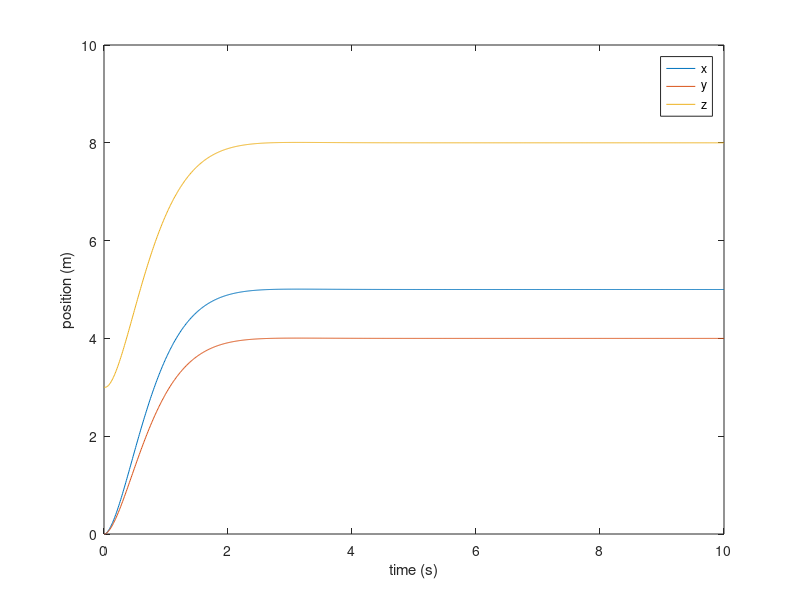
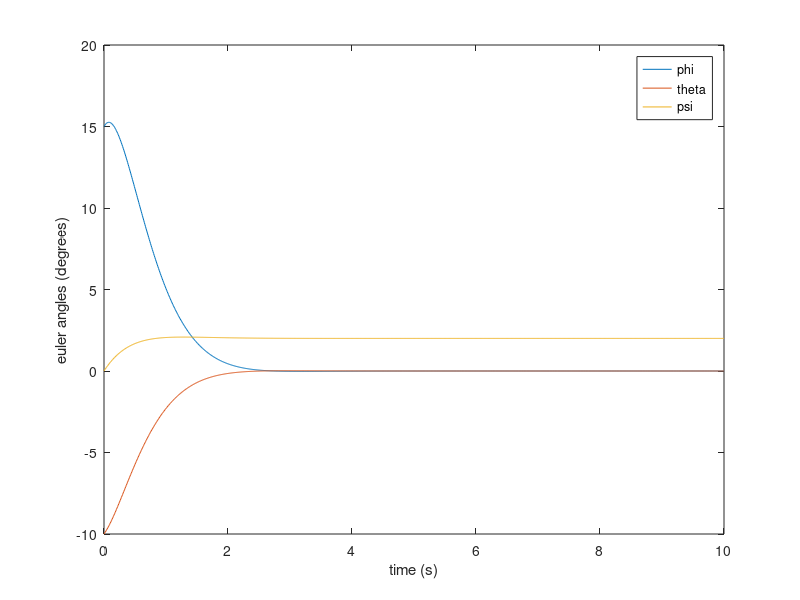
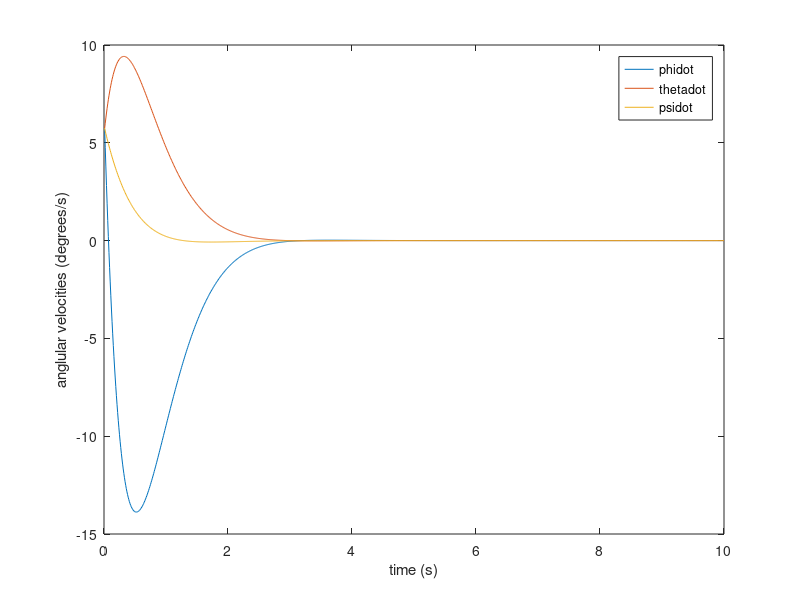
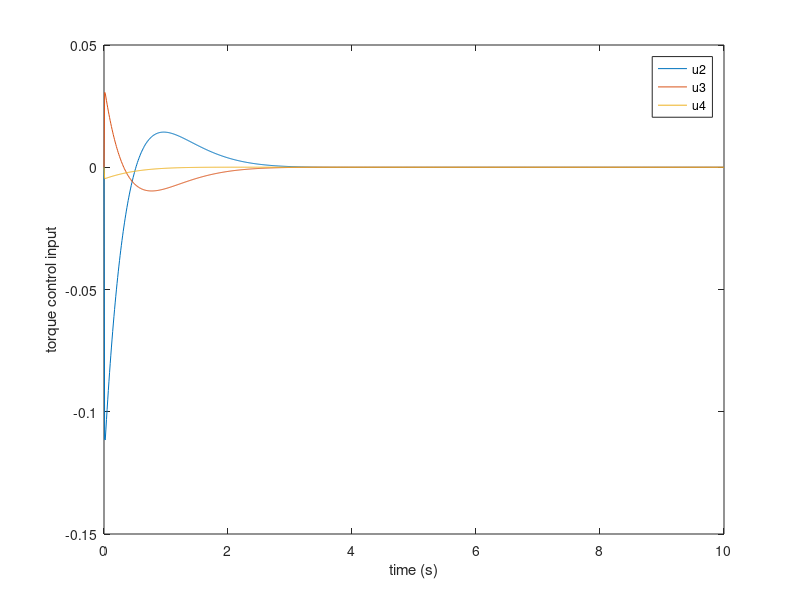

MATLAB code to generate these figures, in order:
close all
clear all 
clc

global M g Ixx Iyy Izz l b d
M = 0.65;
g = 9.81;
l = 0.23;
b = 3.13*10^-5;
d = 7.5*10^-7;
Ixx = 0.015;
Iyy = 0.015;
Izz = 0.02;

I = [Ixx 0 0; 0 Iyy 0; 0 0 Izz];

%% initial and desired parameters
euler = [15*pi/180 -10*pi/180, 0]';
eulerdot = [0.1 0.1 0.1]';
pos = [0 0 3]';
posdot = [0 0 0]';

psid = 2*pi/180;
xd = 5;
yd = 4;
zd = 8;

%% Simulation

a1 = (Iyy-Izz)/Ixx;
a2 = (Izz-Ixx)/Iyy;
a3 = (Ixx-Iyy)/Izz;
b1 = l/Ixx;
b2 = l/Iyy;
b3 = 1/Izz;

x = [euler(1);eulerdot(1);euler(2);eulerdot(2);euler(3);eulerdot(3);pos(3);posdot(3);pos(1);posdot(1);pos(2);posdot(2)];
xdes = [0;0;0;0;psid;0;zd;0;xd;0;yd;0];
xddes = [0;0;0;0;0;0;0;0;0;0;0;0];
xdddes = [0;0;0;0;0;0;0;0;0;0;0;0];

c1 = 2;
c2 = 2;
c3 = 2;
c4 = 2;
c5 = 2;
c6 = 2;
c7 = 2;
c8 = 2;
c9 = 2;
c10 = 2;
c11 = 2;
c12 = 2;

u1 = M*g;
u2 = 0;
u3 = 0;
u4 = 0;
ux = 0;
uy = 0;

dt = 0.01;
for k = 1:1000
    
    e1 = xdes(1)-x(1,k);
    e2 = x(2,k)-xddes(1)-c1*e1;
    e3 = xdes(3)-x(3,k);
    e4 = x(4,k)-xddes(3)-c3*e3;
    e5 = xdes(5)-x(5,k);
    e6 = x(6,k)-xddes(5)-c5*e5;
    e7 = xdes(7)-x(7,k);
    e8 = x(8,k)-xddes(7)-c7*e7;
    e9 = xdes(9)-x(9,k);
    e10 = x(10,k)-xddes(9)-c9*e9;
    e11 = xdes(11)-x(11,k);
    e12 = x(12,k)-xddes(11)-c11*e11;
    
    u2(k+1) = (e1 - a1*x(4,k)*x(6,k) + xdddes(1) - c2*e2 + c1*(xddes(1)-x(2,k)))./b1;
    u3(k+1) = (e3 - a2*x(2,k)*x(6,k) + xdddes(3) - c4*e4 + c3*(xddes(3)-x(4,k)))./b2;
    u4(k+1) = (e5 - a3*x(2,k)*x(4,k) + xdddes(5) - c6*e6 + c5*(xddes(5)-x(6,k)))./b3;
    u1(k+1) = M*(g + e7 + xdddes(7) - c8*e8 + c7*(xddes(7)-x(8,k)))./(cos(x(1,k))*cos(x(3,k)));
    
    ux(k+1) = M*(e9 + xdddes(9) - c10*e10 + c9*(xddes(9)-x(10,k)))./u1(k);
    uy(k+1) = M*(e11 + xdddes(11) - c12*e12 + c11*(xddes(11)-x(12,k)))./u1(k);
    
    xdot = [x(2,k); x(4,k)*x(6,k)*a1 + u2(k)*b1; x(4,k); x(2,k)*x(6,k)*a2 + u3(k)*b2; x(6,k); x(2,k)*x(4,k)*a3 + u4(k)*b3; x(8,k); u1(k)/M*cos(x(1,k))*cos(x(3,k)) - g; x(10,k); u1(k)*ux(k)/M; x(12,k); u1(k)*uy(k)/M];
    
    x(:,k+1) = x(:,k) + xdot*dt;
    
    euler(:,k+1) = [x(1,k+1);x(3,k+1);x(5,k+1)];
    eulerdot(:,k+1) = [x(2,k+1);x(4,k+1);x(6,k+1)];
    pos(:,k+1) = [x(9,k+1);x(11,k+1);x(7,k+1)];
    posdot(:,k+1) = [x(10,k+1);x(12,k+1);x(8,k+1)];
    
end

%% Plots

t = 0:0.01:10;
%numel(t)
figure(1)
plot(t,pos(1,:),t,pos(2,:),t,pos(3,:));
legend("x","y","z")
xlabel("time (s)")
ylabel("position (m)")

t = 0:0.01:10;
%numel(t)
figure(2)
plot(t,euler(1,:)*180/pi,t,euler(2,:)*180/pi,t,euler(3,:)*180/pi);
legend("phi","theta","psi")
xlabel("time (s)")
ylabel("euler angles (degrees)")

t = 0:0.01:10;
%numel(t)
figure(3)
plot(t,eulerdot(1,:)*180/pi,t,eulerdot(2,:)*180/pi,t,eulerdot(3,:)*180/pi);
legend("phidot","thetadot","psidot")
xlabel("time (s)")
ylabel("anglular velocities (degrees/s)")

t = linspace(0,10,1001);
%numel(t)
figure(4)
plot(t,u2,t,u3,t,u4);
legend("u2","u3","u4")
xlabel("time (s)")
ylabel("torque control input")

t = linspace(0,10,1001);
%numel(t)
figure(5)
plot(t,u1);
legend("u1")
xlabel("time (s)")
ylabel("thrust control input")